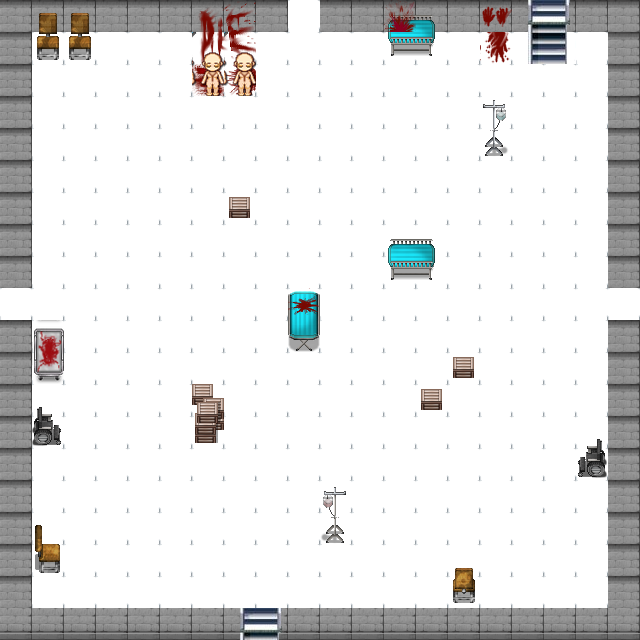

The image is a tile-based game level rendered from a .tmx file. Its description and complete source (layers, tilesets, objects, tile grids) follow:
An orthogonal 20x20 tile map with 32x32 px tiles, 6 tile layers (suelo, paredes, escalera, obstaculos, ...), 6 tilesets.

<map version="1.2" tiledversion="1.3.3" orientation="orthogonal" renderorder="right-down" width="20" height="20" tilewidth="32" tileheight="32" infinite="0" nextlayerid="8" nextobjectid="1">
 <tileset firstgid="1" source="paredes.tsx" />
 <tileset firstgid="129" source="suelos y paredes.tsx" />
 <tileset firstgid="369" source="shop-and-hospital1.tsx" />
 <tileset firstgid="625" source="cuerpos y sangre.tsx" />
 <tileset firstgid="850" source="sangre.tsx" />
 <tileset firstgid="1106" source="ee15d1f08a44de8d3715a4e7c5f2a5df (2).tsx" />
 <layer id="1" name="suelo" width="20" height="20">
  <data encoding="csv">
0,0,0,0,0,0,0,0,0,216,0,0,0,0,0,0,38,38,0,0,
0,216,216,216,216,216,216,216,216,216,216,216,216,216,216,216,216,216,216,0,
0,216,216,216,216,216,216,216,216,216,216,216,216,216,216,216,216,216,216,0,
0,216,216,216,216,216,216,216,216,216,216,216,216,216,216,216,216,216,216,0,
0,216,216,216,216,216,216,216,216,216,216,216,216,216,216,216,216,216,216,0,
0,216,216,216,216,216,216,216,216,216,216,216,216,216,216,216,216,216,216,0,
0,216,216,216,216,216,216,216,216,216,216,216,216,216,216,216,216,216,216,0,
0,216,216,216,216,216,216,216,216,216,216,216,216,216,216,216,216,216,216,0,
0,216,216,216,216,216,216,216,216,216,216,216,216,216,216,216,216,216,216,0,
216,216,216,216,216,216,216,216,216,216,216,216,216,216,216,216,216,216,216,216,
0,216,216,216,216,216,216,216,216,216,216,216,216,216,216,216,216,216,216,0,
0,216,216,216,216,216,216,216,216,216,216,216,216,216,216,216,216,216,216,0,
0,216,216,216,216,216,216,216,216,216,216,216,216,216,216,216,216,216,216,0,
0,216,216,216,216,216,216,216,216,216,216,216,216,216,216,216,216,216,216,0,
0,216,216,216,216,216,216,216,216,216,216,216,216,216,216,216,216,216,216,0,
0,216,216,216,216,216,216,216,216,216,216,216,216,216,216,216,216,216,216,0,
0,216,216,216,216,216,216,216,216,216,216,216,216,216,216,216,216,216,216,0,
0,216,216,216,216,216,216,216,216,216,216,216,216,216,216,216,216,216,216,0,
0,216,216,216,216,216,216,216,216,216,216,216,216,216,216,216,216,216,216,0,
0,0,0,0,0,0,0,54,54,0,0,0,0,0,0,0,0,0,0,0
</data>
 </layer>
 <layer id="5" name="paredes" width="20" height="20">
  <data encoding="csv">
38,38,38,38,38,38,38,38,38,0,38,38,38,38,38,38,0,0,38,38,
38,0,0,0,0,0,0,0,0,0,0,0,0,0,0,0,0,0,0,38,
38,0,0,0,0,0,0,0,0,0,0,0,0,0,0,0,0,0,0,38,
38,0,0,0,0,0,0,0,0,0,0,0,0,0,0,0,0,0,0,38,
38,0,0,0,0,0,0,0,0,0,0,0,0,0,0,0,0,0,0,38,
38,0,0,0,0,0,0,0,0,0,0,0,0,0,0,0,0,0,0,38,
38,0,0,0,0,0,0,0,0,0,0,0,0,0,0,0,0,0,0,38,
38,0,0,0,0,0,0,0,0,0,0,0,0,0,0,0,0,0,0,38,
38,0,0,0,0,0,0,0,0,0,0,0,0,0,0,0,0,0,0,38,
0,0,0,0,0,0,0,0,0,0,0,0,0,0,0,0,0,0,0,0,
38,0,0,0,0,0,0,0,0,0,0,0,0,0,0,0,0,0,0,38,
38,0,0,0,0,0,0,0,0,0,0,0,0,0,0,0,0,0,0,38,
38,0,0,0,0,0,0,0,0,0,0,0,0,0,0,0,0,0,0,38,
38,0,0,0,0,0,0,0,0,0,0,0,0,0,0,0,0,0,0,38,
38,0,0,0,0,0,0,0,0,0,0,0,0,0,0,0,0,0,0,38,
38,0,0,0,0,0,0,0,0,0,0,0,0,0,0,0,0,0,0,38,
38,0,0,0,0,0,0,0,0,0,0,0,0,0,0,0,0,0,0,38,
38,0,0,0,0,0,0,0,0,0,0,0,0,0,0,0,0,0,0,38,
38,0,0,0,0,0,0,0,0,0,0,0,0,0,0,0,0,0,0,38,
54,54,54,54,54,54,54,0,0,54,54,54,54,54,54,54,54,54,54,54
</data>
 </layer>
 <layer id="7" name="escalera" width="20" height="20">
  <data encoding="csv">
0,0,0,0,0,0,0,0,0,0,0,0,0,0,0,0,1111,1112,0,0,
0,0,0,0,0,0,0,0,0,0,0,0,0,0,0,0,1121,1122,0,0,
0,0,0,0,0,0,0,0,0,0,0,0,0,0,0,0,0,0,0,0,
0,0,0,0,0,0,0,0,0,0,0,0,0,0,0,0,0,0,0,0,
0,0,0,0,0,0,0,0,0,0,0,0,0,0,0,0,0,0,0,0,
0,0,0,0,0,0,0,0,0,0,0,0,0,0,0,0,0,0,0,0,
0,0,0,0,0,0,0,0,0,0,0,0,0,0,0,0,0,0,0,0,
0,0,0,0,0,0,0,0,0,0,0,0,0,0,0,0,0,0,0,0,
0,0,0,0,0,0,0,0,0,0,0,0,0,0,0,0,0,0,0,0,
0,0,0,0,0,0,0,0,0,0,0,0,0,0,0,0,0,0,0,0,
0,0,0,0,0,0,0,0,0,0,0,0,0,0,0,0,0,0,0,0,
0,0,0,0,0,0,0,0,0,0,0,0,0,0,0,0,0,0,0,0,
0,0,0,0,0,0,0,0,0,0,0,0,0,0,0,0,0,0,0,0,
0,0,0,0,0,0,0,0,0,0,0,0,0,0,0,0,0,0,0,0,
0,0,0,0,0,0,0,0,0,0,0,0,0,0,0,0,0,0,0,0,
0,0,0,0,0,0,0,0,0,0,0,0,0,0,0,0,0,0,0,0,
0,0,0,0,0,0,0,0,0,0,0,0,0,0,0,0,0,0,0,0,
0,0,0,0,0,0,0,0,0,0,0,0,0,0,0,0,0,0,0,0,
0,0,0,0,0,0,0,0,0,0,0,0,0,0,0,0,0,0,0,0,
0,0,0,0,0,0,0,1111,1112,0,0,0,0,0,0,0,0,0,0,0
</data>
 </layer>
 <layer id="2" name="obstaculos" width="20" height="20">
  <data encoding="csv">
0,511,511,0,0,0,0,0,0,0,0,0,372,373,0,0,0,0,0,0,
0,527,527,0,0,0,0,0,0,0,0,0,388,389,0,0,0,0,0,0,
0,0,0,0,0,0,0,0,0,0,0,0,0,0,0,0,0,0,0,0,
0,0,0,0,0,0,0,0,0,0,0,0,0,0,0,498,0,0,0,0,
0,0,0,0,0,0,0,0,0,0,0,0,0,0,0,514,0,0,0,0,
0,0,0,0,0,0,0,0,0,0,0,0,0,0,0,0,0,0,0,0,
0,0,0,0,0,0,0,544,0,0,0,0,0,0,0,0,0,0,0,0,
0,0,0,0,0,0,0,0,0,0,0,0,372,373,0,0,0,0,0,0,
0,0,0,0,0,0,0,0,0,0,0,0,388,389,0,0,0,0,0,0,
0,0,0,0,0,0,0,0,0,371,0,0,0,0,0,0,0,0,0,0,
0,834,0,0,0,0,0,0,0,387,0,0,0,0,0,0,0,0,0,0,
0,849,0,0,0,0,0,0,0,0,0,0,0,0,544,0,0,0,0,0,
0,417,0,0,0,0,560,0,0,0,0,0,0,544,0,0,0,0,0,0,
0,433,0,0,0,0,576,0,0,0,0,0,0,0,0,0,0,0,418,0,
0,0,0,0,0,0,0,0,0,0,0,0,0,0,0,0,0,0,434,0,
0,0,0,0,0,0,0,0,0,0,374,0,0,0,0,0,0,0,0,0,
0,509,0,0,0,0,0,0,0,0,390,0,0,0,0,0,0,0,0,0,
0,525,0,0,0,0,0,0,0,0,0,0,0,0,512,0,0,0,0,0,
0,0,0,0,0,0,0,0,0,0,0,0,0,0,528,0,0,0,0,0,
0,0,0,0,0,0,0,0,0,0,0,0,0,0,0,0,0,0,0,0
</data>
 </layer>
 <layer id="3" name="sangre" width="20" height="20">
  <data encoding="csv">
0,0,0,0,0,0,984,985,0,0,0,0,1061,0,0,904,0,0,0,0,
0,0,0,0,0,0,1000,1001,0,0,0,0,0,0,0,2684355419,0,0,0,0,
0,0,0,0,0,0,898,965,0,0,0,0,0,0,0,0,0,0,0,0,
0,0,0,0,0,0,0,0,0,0,0,0,0,0,0,0,0,0,0,0,
0,0,0,0,0,0,0,0,0,0,0,0,0,0,0,0,0,0,0,0,
0,0,0,0,0,0,0,0,0,0,0,0,0,0,0,0,0,0,0,0,
0,0,0,0,0,0,0,0,0,0,0,0,0,0,0,0,0,0,0,0,
0,0,0,0,0,0,0,0,0,0,0,0,0,0,0,0,0,0,0,0,
0,0,0,0,0,0,0,0,0,0,0,0,0,0,0,0,0,0,0,0,
0,0,0,0,0,0,0,0,0,876,0,0,0,0,0,0,0,0,0,0,
0,0,0,0,0,0,0,0,0,0,0,0,0,0,0,0,0,0,0,0,
0,0,0,0,0,0,0,0,0,0,0,0,0,0,0,0,0,0,0,0,
0,0,0,0,0,0,0,0,0,0,0,0,0,0,0,0,0,0,0,0,
0,0,0,0,0,0,0,0,0,0,0,0,0,0,0,0,0,0,0,0,
0,0,0,0,0,0,0,0,0,0,0,0,0,0,0,0,0,0,0,0,
0,0,0,0,0,0,0,0,0,0,0,0,0,0,0,0,0,0,0,0,
0,0,0,0,0,0,0,0,0,0,0,0,0,0,0,0,0,0,0,0,
0,0,0,0,0,0,0,0,0,0,0,0,0,0,0,0,0,0,0,0,
0,0,0,0,0,0,0,0,0,0,0,0,0,0,0,0,0,0,0,0,
0,0,0,0,0,0,0,0,0,0,0,0,0,0,0,0,0,0,0,0
</data>
 </layer>
 <layer id="4" name="cuerpos" width="20" height="20">
  <data encoding="csv">
0,0,0,0,0,0,0,0,0,0,0,0,0,0,0,0,0,0,0,0,
0,0,0,0,0,0,772,772,0,0,0,0,0,0,0,0,0,0,0,0,
0,0,0,0,0,0,787,787,0,0,0,0,0,0,0,0,0,0,0,0,
0,0,0,0,0,0,0,0,0,0,0,0,0,0,0,0,0,0,0,0,
0,0,0,0,0,0,0,0,0,0,0,0,0,0,0,0,0,0,0,0,
0,0,0,0,0,0,0,0,0,0,0,0,0,0,0,0,0,0,0,0,
0,0,0,0,0,0,0,0,0,0,0,0,0,0,0,0,0,0,0,0,
0,0,0,0,0,0,0,0,0,0,0,0,0,0,0,0,0,0,0,0,
0,0,0,0,0,0,0,0,0,0,0,0,0,0,0,0,0,0,0,0,
0,0,0,0,0,0,0,0,0,0,0,0,0,0,0,0,0,0,0,0,
0,0,0,0,0,0,0,0,0,0,0,0,0,0,0,0,0,0,0,0,
0,0,0,0,0,0,0,0,0,0,0,0,0,0,0,0,0,0,0,0,
0,0,0,0,0,0,0,0,0,0,0,0,0,0,0,0,0,0,0,0,
0,0,0,0,0,0,0,0,0,0,0,0,0,0,0,0,0,0,0,0,
0,0,0,0,0,0,0,0,0,0,0,0,0,0,0,0,0,0,0,0,
0,0,0,0,0,0,0,0,0,0,0,0,0,0,0,0,0,0,0,0,
0,0,0,0,0,0,0,0,0,0,0,0,0,0,0,0,0,0,0,0,
0,0,0,0,0,0,0,0,0,0,0,0,0,0,0,0,0,0,0,0,
0,0,0,0,0,0,0,0,0,0,0,0,0,0,0,0,0,0,0,0,
0,0,0,0,0,0,0,0,0,0,0,0,0,0,0,0,0,0,0,0
</data>
 </layer>
</map>
